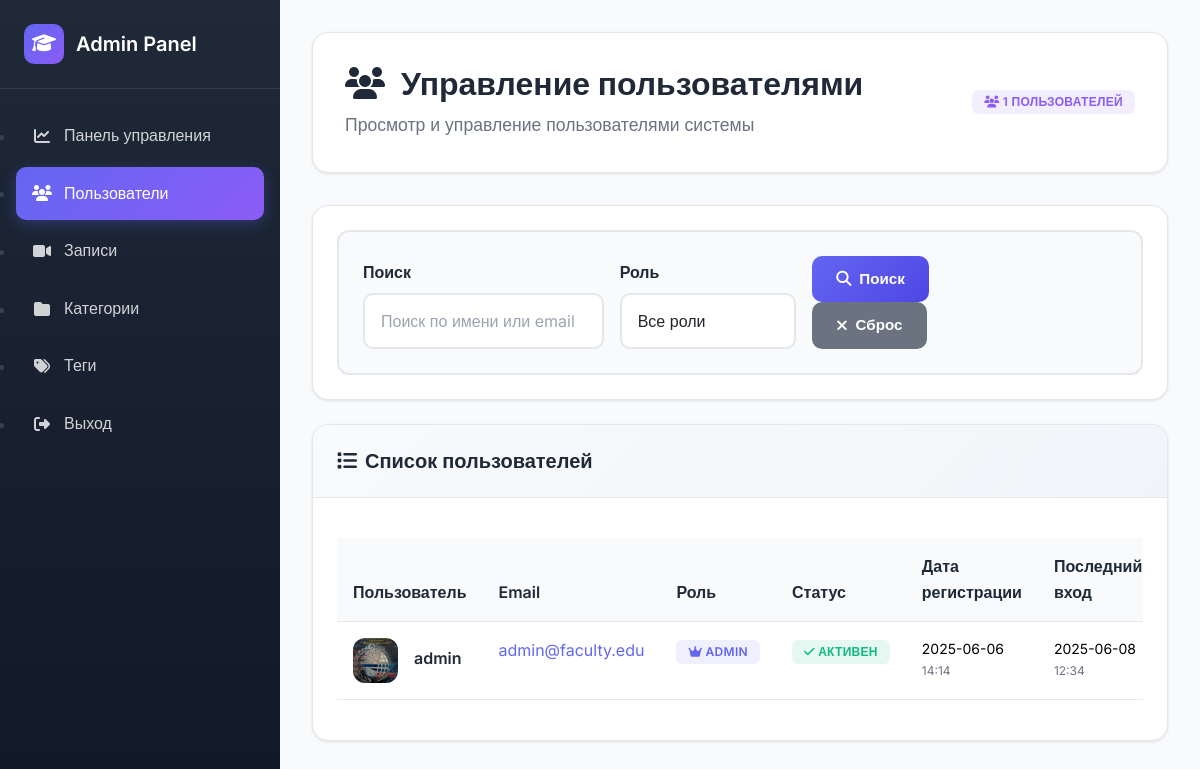
Page /admin/users (signed in) on the committed database.
### tables this page shows
CREATE TABLE users (
            id INTEGER PRIMARY KEY AUTOINCREMENT,
            username TEXT UNIQUE NOT NULL,
            email TEXT UNIQUE NOT NULL,
            password_hash TEXT NOT NULL,
            role TEXT DEFAULT 'user',
            avatar TEXT,
            bio TEXT,
            created_at TIMESTAMP DEFAULT CURRENT_TIMESTAMP,
            last_login TIMESTAMP,
            is_active BOOLEAN DEFAULT 1
        );

### backend/app.py (the view)
@app.route('/admin/users')
@admin_required
def admin_users():
    db = get_db()
    cursor = db.cursor()
    search = request.args.get('search', '').strip()
    role_filter = request.args.get('role', '').strip()
    page = int(request.args.get('page', 1))
    per_page = 20
    query = 'SELECT * FROM users'
    params = []
    conditions = []
    if search:
        conditions.append('(username LIKE ? OR email LIKE ?)')
        params.extend([f'%{search}%', f'%{search}%'])
    if role_filter:
        conditions.append('role = ?')
        params.append(role_filter)
    if conditions:
        query += ' WHERE ' + ' AND '.join(conditions)
    query += ' ORDER BY created_at DESC'
    count_query = 'SELECT COUNT(*) as total FROM users'
    if conditions:
        count_query += ' WHERE ' + ' AND '.join(conditions)
    cursor.execute(count_query, params)
    total = cursor.fetchone()['total']
    offset = (page - 1) * per_page
    query += f' LIMIT {per_page} OFFSET {offset}'
    cursor.execute(query, params)
    users = cursor.fetchall()
    return render_template('admin/users.html',
                         users=users,
                         total=total,
                         search=search,
                         role_filter=role_filter,
                         page=page,
                         per_page=per_page,
                         total_pages=(total + per_page - 1) // per_page)

### backend/app.py (called while the page is built)
def get_db():
    if 'db' not in g:
        g.db = sqlite3.connect(app.config['DATABASE'])
        g.db.row_factory = sqlite3.Row
    return g.db

def close_db_1(e=None):
    db = g.pop('db', None)
    if db is not None:
        db.close()

@app.before_request
def handle_preflight():
    if request.method == "OPTIONS":
        response = jsonify({'message': 'OK'})
        response.headers.add("Access-Control-Allow-Origin", "*")
        response.headers.add('Access-Control-Allow-Headers', "*")
        response.headers.add('Access-Control-Allow-Methods', "*")
        return response

@app.before_request
def log_request_info():
    if app.debug:
        print(f"Request: {request.method} {request.url}")
        if request.is_json:
            print(f"JSON: {request.get_json()}")

@app.after_request
def after_request(response):
    response.headers.add('Access-Control-Allow-Origin', '*')
    response.headers.add('Access-Control-Allow-Headers', 'Content-Type,Authorization')
    response.headers.add('Access-Control-Allow-Methods', 'GET,PUT,POST,DELETE,OPTIONS')
    return response

def admin_required(f):
    @wraps(f)
    def decorated_function(*args, **kwargs):
        if 'admin_user_id' not in session:
            return redirect(url_for('admin_login'))
        return f(*args, **kwargs)
    return decorated_function

### backend/templates/admin/users.html (shortened to what this page needs)
{% extends "admin/base.html" %}
{% block content %}
<div class="page-header">
    <div class="d-flex justify-content-between align-items-center">
        <div>
            <h2><i class="fas fa-users me-3"></i>Управление пользователями</h2>
            <p>Просмотр и управление пользователями системы</p>
        </div>
        <div class="badge badge-info">
            <i class="fas fa-users"></i>
            {{ total }} пользователей
        </div>
    </div>
</div>
<div class="card mb-4">
    <div class="card-body">
        <form method="GET" class="filters-form">
            <div class="row g-3 align-items-end">
                <div class="col-md-4">
                    <label for="search" class="form-label">Поиск</label>
                    <input type="text" id="search" name="search" class="form-control"
                           placeholder="Поиск по имени или email" value="{{ search }}">
                </div>
                <div class="col-md-3">
                    <label for="role" class="form-label">Роль</label>
                    <select id="role" name="role" class="form-control">
                        <option value="">Все роли</option>
                    </select>
                </div>
                <div class="col-md-3">
                    <button type="submit" class="btn btn-primary me-2">
                        <i class="fas fa-search"></i>
                        Поиск
                    </button>
                    <a href="{{ url_for('admin_users') }}" class="btn btn-secondary">
                        <i class="fas fa-times"></i>
                        Сброс
                    </a>
                </div>
            </div>
        </form>
    </div>
</div>
<div class="card">
    <div class="card-header">
        <h3><i class="fas fa-list me-2"></i>Список пользователей</h3>
    </div>
    <div class="card-body">
        {% if users %}
            <div class="table-responsive">
                <table class="table table-hover">
                    <thead>
                        <tr>
                            <th>Пользователь</th>
                            <th>Email</th>
                            <th>Роль</th>
                            <th>Статус</th>
                            <th>Дата регистрации</th>
                            <th>Последний вход</th>
                        </tr>
                    </thead>
                    <tbody>
                        {% for user in users %}
                            <tr class="user-row" data-user-id="{{ user.id }}">
                                <td>
                                    <div class="d-flex align-items-center gap-3">
                                        <div class="user-avatar">
                                            {% if user.avatar %}
                                                <img src="{{ user.avatar }}" alt="Avatar">
                                            {% else %}
                                                <div class="avatar-placeholder">
                                                    {{ user.username[0]|upper }}
                                                </div>
                                            {% endif %}
                                        </div>
                                        <div>
                                            <div class="user-name">{{ user.username }}</div>
                                        </div>
                                    </div>
                                </td>
                                <td>
                                    <a href="mailto:{{ user.email }}" class="email-link">
                                        {{ user.email }}
                                    </a>
                                </td>
                                <td>
                                    <span class="badge badge-{{ 'primary' if user.role == 'admin' else 'secondary' if user.role == 'moderator' else 'info' }}">
                                        <i class="fas fa-{{ 'crown' if user.role == 'admin' else 'shield-alt' if user.role == 'moderator' else 'user' }}"></i>
                                        {{ user.role|title }}
                                    </span>
                                </td>
                                <td>
                                    <span class="badge badge-{{ 'success' if user.is_active else 'danger' }}">
                                        <i class="fas fa-{{ 'check' if user.is_active else 'times' }}"></i>
                                        {{ 'Активен' if user.is_active else 'Неактивен' }}
                                    </span>
                                </td>
                                <td>
                                    <div class="date-info">
                                        <div>{{ user.created_at[:10] if user.created_at else 'Неизвестно' }}</div>
                                        <small class="text-muted">{{ user.created_at[11:16] if user.created_at else '' }}</small>
                                    </div>
                                </td>
                                <td>
                                    <div class="date-info">
                                        {% if user.last_login %}
                                                                                        <div>{{ user.last_login[:10] }}</div>
                                            <small class="text-muted">{{ user.last_login[11:16] }}</small>
                                        {% else %}
                                            <span class="text-muted">Никогда</span>
                                        {% endif %}
                                    </div>
                                </td>
                            </tr>
                        {% endfor %}
                    </tbody>
                </table>
            </div>
        {% endif %}
    </div>
</div>
{% endblock %}

### backend/templates/admin/base.html (style rules this page uses)
:root { --primary-color: #6366f1; --primary-dark: #4f46e5; --secondary-color: #8b5cf6; --success-color: #10b981; --warning-color: #f59e0b; --danger-color: #ef4444; --dark-color: #1f2937; --light-color: #f8fafc; --border-color: #e5e7eb; --sidebar-width: 280px; --header-height: 70px; }
* { margin: 0; padding: 0; box-sizing: border-box; }
body { font-family: 'Inter', sans-serif; background: #f8fafc; color: #374151; line-height: 1.6; }
.page-header { background: white; border-radius: 16px; padding: 2rem; margin-bottom: 2rem; box-shadow: 0 1px 3px rgba(0, 0, 0, 0.1); border: 1px solid var(--border-color); }
.page-header h2 { color: var(--dark-color); font-weight: 700; margin-bottom: 0.5rem; font-size: 2rem; }
.page-header p { color: #6b7280; margin: 0; font-size: 1.1rem; }
.card { background: white; border-radius: 16px; box-shadow: 0 1px 3px rgba(0, 0, 0, 0.1); border: 1px solid var(--border-color); overflow: hidden; transition: all 0.3s ease; }
.card-header { background: linear-gradient(135deg, #f8fafc, #f1f5f9); padding: 1.5rem; border-bottom: 1px solid var(--border-color); }
.card-header h3 { color: var(--dark-color); font-weight: 600; margin: 0; font-size: 1.25rem; }
.card-body { padding: 1.5rem; }
.form-label { display: block; margin-bottom: 0.5rem; font-weight: 600; color: var(--dark-color); }
.form-control, .form-select { width: 100%; padding: 0.875rem 1rem; border: 2px solid var(--border-color); border-radius: 10px; font-size: 1rem; transition: all 0.3s ease; background: white; }
.form-control::placeholder { color: #9ca3af; }
.btn { display: inline-flex; align-items: center; gap: 0.5rem; padding: 0.75rem 1.5rem; border: none; border-radius: 10px; font-weight: 600; text-decoration: none; cursor: pointer; transition: all 0.3s ease; font-size: 0.95rem; }
.btn-primary { background: linear-gradient(135deg, var(--primary-color), var(--primary-dark)); color: white; }
.btn-secondary { background: #6b7280; color: white; }
.table { width: 100%; border-collapse: collapse; margin-top: 1rem; }
.table th, .table td { padding: 1rem; text-align: left; border-bottom: 1px solid var(--border-color); }
.table th { background: #f8fafc; font-weight: 600; color: var(--dark-color); }
.badge { display: inline-block; padding: 0.375rem 0.75rem; font-size: 0.75rem; font-weight: 600; border-radius: 6px; text-transform: uppercase; letter-spacing: 0.025em; }
.badge-primary { background: rgba(99, 102, 241, 0.1); color: var(--primary-color); }
.badge-success { background: rgba(16, 185, 129, 0.1); color: var(--success-color); }
.badge-info { background: rgba(139, 92, 246, 0.1); color: var(--secondary-color); }
.text-muted { color: #6b7280; }
.d-flex { display: flex; }
.justify-content-between { justify-content: space-between; }
.align-items-center { align-items: center; }
.gap-3 { gap: 1rem; }
.mb-4 { margin-bottom: 1.5rem; }

### backend/templates/admin/users.html (style rules this page uses)
.filters-form { background: #f8fafc; padding: 1.5rem; border-radius: 12px; border: 2px solid #e5e7eb; }
.user-row { transition: all 0.3s ease; }
.user-avatar { width: 45px; height: 45px; border-radius: 12px; overflow: hidden; flex-shrink: 0; }
.user-avatar img { width: 100%; height: 100%; object-fit: cover; }
.user-name { font-weight: 600; color: var(--dark-color); margin-bottom: 0.25rem; }
.email-link { color: var(--primary-color); text-decoration: none; transition: color 0.3s ease; }
.date-info { font-size: 0.875rem; }
.date-info small { display: block; font-size: 0.75rem; }
.text-muted { color: #6b7280 !important; }

### rows in the picture
users: avatar (picture), username "admin", email "admin@faculty.edu", role "ADMIN", is_active "АКТИВЕН", created_at "2025-06-06", created_at "14:14", last_login "2025-06-08", last_login "12:34"

### other values in the picture
{{ total }} "1"
